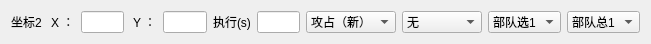
   <widget class="QWidget" name="horizontalLayoutWidget_3">
    <property name="geometry">
     <rect>
      <x>0</x>
      <y>80</y>
      <width>651</width>
      <height>41</height>
     </rect>
    </property>
    <layout class="QHBoxLayout" name="horizontalLayout_6">
     <item>
      <widget class="QLabel" name="label_13">
       <property name="text">
        <string>坐标2 </string>
       </property>
      </widget>
     </item>
     <item>
      <widget class="QLabel" name="label_14">
       <property name="text">
        <string>X ：</string>
       </property>
      </widget>
     </item>
     <item>
      <widget class="QLineEdit" name="et_pos_x_2"/>
     </item>
     <item>
      <widget class="QLabel" name="label_15">
       <property name="text">
        <string> Y ：</string>
       </property>
      </widget>
     </item>
     <item>
      <widget class="QLineEdit" name="et_pos_y_2"/>
     </item>
     <item>
      <widget class="QLabel" name="label_65">
       <property name="text">
        <string>执行(s)</string>
       </property>
      </widget>
     </item>
     <item>
      <widget class="QLineEdit" name="et_delay_2"/>
     </item>
     <item>
      <widget class="QComboBox" name="cbb2">
       <property name="minimumSize">
        <size>
         <width>90</width>
         <height>0</height>
        </size>
       </property>
       <item>
        <property name="text">
         <string>攻占（新）</string>
        </property>
       </item>
       <item>
        <property name="text">
         <string>行军（新）</string>
        </property>
       </item>
       <item>
        <property name="text">
         <string>行军（敌）</string>
        </property>
       </item>
       <item>
        <property name="text">
         <string>攻占（敌）</string>
        </property>
       </item>
       <item>
        <property name="text">
         <string>行军（已）</string>
        </property>
       </item>
       <item>
        <property name="text">
         <string>驻守（己）</string>
        </property>
       </item>
       <item>
        <property name="text">
         <string>扫荡（已）</string>
        </property>
       </item>
       <item>
        <property name="text">
         <string>屯田（已）</string>
        </property>
       </item>
       <item>
        <property name="text">
         <string>驻守（营）</string>
        </property>
       </item>
       <item>
        <property name="text">
         <string>调动（营）</string>
        </property>
       </item>
       <item>
        <property name="text">
         <string>调动（盟）</string>
        </property>
       </item>
       <item>
        <property name="text">
         <string>驻守（盟）</string>
        </property>
       </item>
       <item>
        <property name="text">
         <string>回城</string>
        </property>
       </item>
      </widget>
     </item>
     <item>
      <widget class="QComboBox" name="cb_qk2">
       <property name="minimumSize">
        <size>
         <width>80</width>
         <height>0</height>
        </size>
       </property>
       <item>
        <property name="text">
         <string>无</string>
        </property>
       </item>
       <item>
        <property name="text">
         <string>快速分兵1</string>
        </property>
       </item>
       <item>
        <property name="text">
         <string>快速分兵2</string>
        </property>
       </item>
       <item>
        <property name="text">
         <string>快速分兵3</string>
        </property>
       </item>
       <item>
        <property name="text">
         <string>快速分兵4</string>
        </property>
       </item>
       <item>
        <property name="text">
         <string>快速分兵5</string>
        </property>
       </item>
      </widget>
     </item>
     <item>
      <widget class="QComboBox" name="cb_select_2">
       <item>
        <property name="text">
         <string>部队选1</string>
        </property>
       </item>
       <item>
        <property name="text">
         <string>部队选2</string>
        </property>
       </item>
       <item>
        <property name="text">
         <string>部队选3</string>
        </property>
       </item>
       <item>
        <property name="text">
         <string>部队选4</string>
        </property>
       </item>
       <item>
        <property name="text">
         <string>部队选5</string>
        </property>
       </item>
      </widget>
     </item>
     <item>
      <widget class="QComboBox" name="cb_sum_2">
       <item>
        <property name="text">
         <string>部队总1</string>
        </property>
       </item>
       <item>
        <property name="text">
         <string>部队总2</string>
        </property>
       </item>
       <item>
        <property name="text">
         <string>部队总3</string>
        </property>
       </item>
       <item>
        <property name="text">
         <string>部队总4</string>
        </property>
       </item>
       <item>
        <property name="text">
         <string>部队总5</string>
        </property>
       </item>
      </widget>
     </item>
    </layout>
   </widget>
